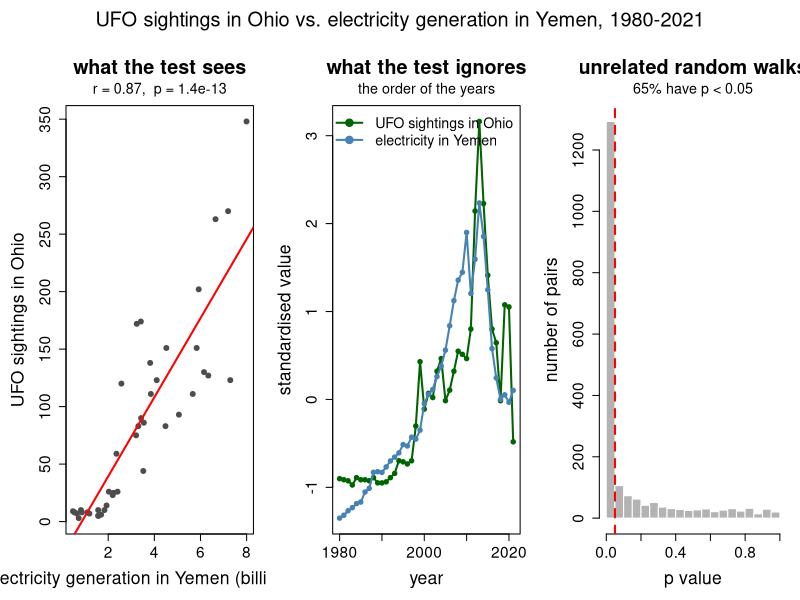

The R script that drew this image:
# A "highly significant" correlation between two things that cannot be linked.
#
# Data from https://www.tylervigen.com/spurious-correlations: UFO sightings in
# Ohio and electricity generation in Yemen, one value per year, 1980 to 2021.
#
# Left panel:   what the test sees.  42 pairs of numbers, a strong
#               correlation, a tiny p value.
# Middle panel: what the test ignores.  Both series in the order of the years.
# Right panel:  how often this happens by chance.  Pairs of series that are
#               unrelated by construction, tested the same way.

walks <- 2000          # pairs of unrelated series to simulate

ufo <- c(9, 8, 7, 3, 10, 8, 8, 7, 10, 5, 5, 6, 10, 14, 26, 25, 23, 26, 59, 120,
         75, 90, 86, 111, 123, 83, 93, 111, 130, 127, 123, 151, 263, 348, 270,
         202, 151, 138, 83, 174, 172, 44)
electricity <- c(0.471, 0.54, 0.647, 0.721, 0.818, 0.855, 1.094, 1.183, 1.565,
                 1.579, 1.563, 1.693, 1.836, 1.928, 2.029, 2.227, 2.194, 2.404,
                 2.357, 2.571, 3.208, 3.424, 3.543, 3.85, 4.103, 4.482, 5.064,
                 5.66538, 6.15324, 6.33936, 7.2917, 5.83376, 6.65162, 7.99594,
                 7.19724, 5.92332, 4.51942, 3.81864, 3.30588, 3.41492, 3.23725,
                 3.52087)
years <- 1980:2021

# ---------------------------------------------------------------- the test

# The null hypothesis: the correlation is 0, and every year is an independent
# draw.  The second part is easy to overlook, and it is the part that fails.
result <- cor.test(ufo, electricity)
r <- result$estimate
p <- result$p.value

# ---------------------------------------------------------------- unrelated series

# A random walk: each year is last year plus a random step.  Like the real
# series, it changes slowly, so each year is close to the one before.  Two
# walks made with separate calls to rnorm() have nothing to do with each
# other: no link, no common cause.  We test them exactly as above.
years_n <- length(years)
p_walks <- replicate(walks, {
  walk_1 <- cumsum(rnorm(years_n))
  walk_2 <- cumsum(rnorm(years_n))
  cor.test(walk_1, walk_2)$p.value
})
share_significant <- mean(p_walks < 0.05)

# ---------------------------------------------------------------- the plot

# R shrinks the text when three panels share a row; the cex settings undo that
# so the labels survive being put on a slide.
par(mfrow = c(1, 3), oma = c(0, 0, 3, 0), mar = c(5, 5, 5, 1),
    cex.axis = 1.4, cex.lab = 1.6, cex.main = 1.8)

# Left: the scatter plot.  The years are gone; only the pairs remain.
plot(electricity, ufo, pch = 19, col = "grey30",
     xlab = "electricity generation in Yemen (billion kWh)",
     ylab = "UFO sightings in Ohio")
title(main = "what the test sees", line = 2.4)
abline(lm(ufo ~ electricity), col = "red", lwd = 2)
title(main = paste0("r = ", round(r, 2), ",  p = ", signif(p, 2)),
      line = 0.9, font.main = 1, cex.main = 1.3)

# Middle: both series against time.  scale() puts them on the same axis by
# turning each into standard deviations from its own mean.  Shuffling the
# years (keeping each year's pair together) would leave r and p unchanged:
# the test never uses this order.
plot(years, scale(ufo), type = "o", pch = 19, cex = 0.7, lwd = 2,
     col = "darkgreen", ylim = range(scale(ufo), scale(electricity)),
     xlab = "year", ylab = "standardised value")
title(main = "what the test ignores", line = 2.4)
title(main = "the order of the years", line = 0.9, font.main = 1,
      cex.main = 1.3)
lines(years, scale(electricity), type = "o", pch = 19, cex = 0.7, lwd = 2,
      col = "steelblue")
legend("topleft", legend = c("UFO sightings in Ohio", "electricity in Yemen"),
       col = c("darkgreen", "steelblue"), lwd = 2, pch = 19, bty = "n",
       cex = 1.3)

# Right: the p values of the unrelated pairs.  If the test's assumptions held,
# they would be spread evenly between 0 and 1, and 5% would land left of the
# dashed line.
hist(p_walks, breaks = seq(0, 1, by = 0.05), col = "grey70", border = "white",
     xlab = "p value", ylab = "number of pairs", main = "")
title(main = "unrelated random walks", line = 2.4)
abline(v = 0.05, lty = 2, col = "red", lwd = 2)
title(main = paste0(round(100 * share_significant), "% have p < 0.05"),
      line = 0.9, font.main = 1, cex.main = 1.3)

mtext("UFO sightings in Ohio vs. electricity generation in Yemen, 1980-2021",
      outer = TRUE, line = 0.8, cex = 1.2)

# ---------------------------------------------------------------- the point

# Nobody believes UFO sightings in Ohio and electricity in Yemen are linked:
# the prior for a link is essentially zero.  But the data are not surprising
# without one.  Both series rise over the same decades, and any two rising
# series correlate.  Both also happen to peak around 2013 and drop after it
# (in Yemen, the drop follows the start of the civil war).  The years are not
# independent draws: each one is close to the year before.  So the null model
# behind the p value was never a fair description of "no link".
#
# No common cause is needed.  The random walks share nothing, yet most pairs
# come out "significant", where the test promises 5%.  Slowly changing series
# hold far less information than their number of years suggests, and the test
# does not know that.  Yule pointed this out in 1926: "Why do we sometimes get
# nonsense-correlations between time-series?"
#
# The test compares the data with one alternative only: rho = 0, independent
# years.  It never asks what else could have produced them.
cat("correlation r                     :", round(r, 3), "\n")
cat("p value                           :", signif(p, 3), "\n")
cat("unrelated random walks, p < 0.05  :", round(share_significant, 2), "\n")
